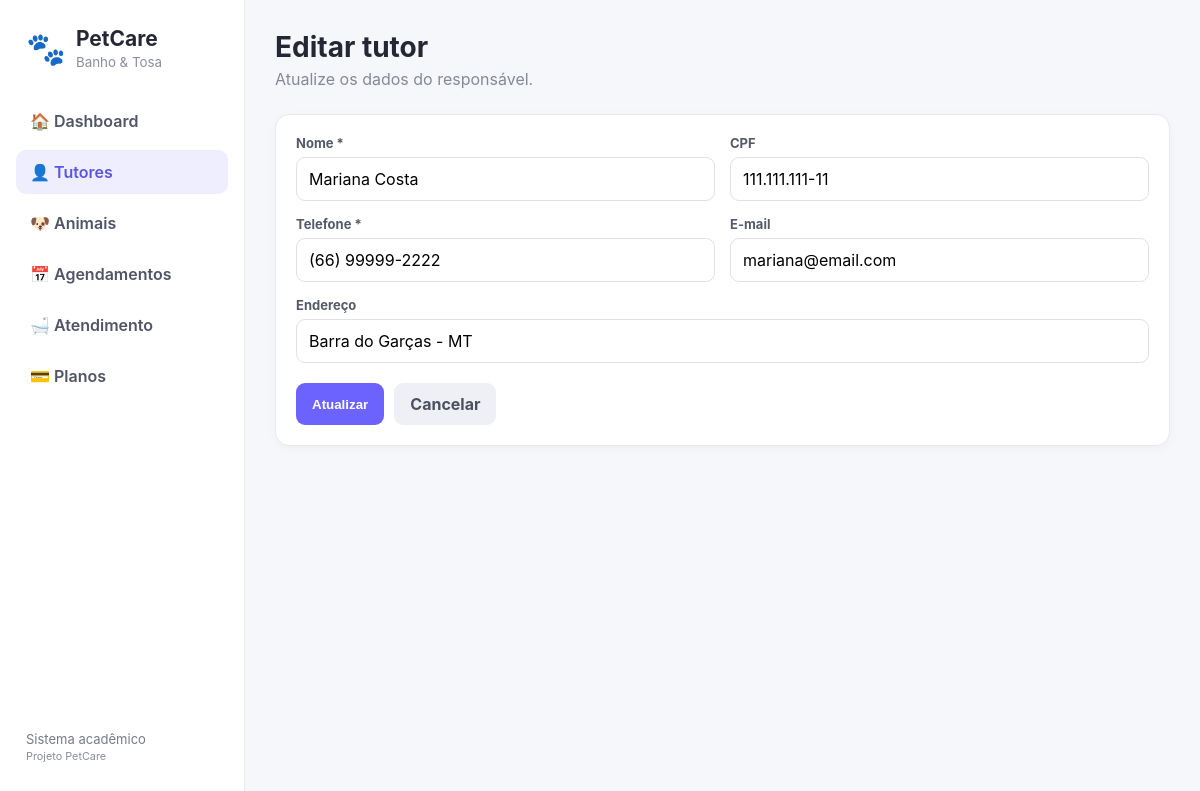
Screenshot of /tutores/editar.php?id=2 with the database file from the repository.
### tables this page shows
CREATE TABLE tutores (
 id INT AUTO_INCREMENT PRIMARY KEY,
 nome VARCHAR(120) NOT NULL,
 cpf VARCHAR(14),
 telefone VARCHAR(20) NOT NULL,
 email VARCHAR(120),
 endereco VARCHAR(180),
 created_at TIMESTAMP DEFAULT CURRENT_TIMESTAMP
);

### tutores/editar.php (the view, shortened to what this page needs)
<?php
require_once __DIR__.'/../config/db.php';
$id=(int)($_GET['id']??0);
$s=$pdo->prepare("SELECT * FROM tutores WHERE id=?");
$s->execute([$id]);
$r=$s->fetch();
require __DIR__.'/../includes/header.php';
?>
<header class="topbar">
    <div>
        <h1>Editar tutor</h1>
        <p>Atualize os dados do responsável.</p>
    </div>
</header>
<div class="card form-card">
    <form method="post">
        <div class="form-grid">
            <div class="field">
                <label>Nome *</label>
                <input name="nome" required value="<?=htmlspecialchars($r['nome'])?>">
            </div>
            <div class="field">
                <label>CPF</label>
                <input name="cpf" value="<?=htmlspecialchars($r['cpf'])?>">
            </div>
            <div class="field">
                <label>Telefone *</label>
                <input name="telefone" required value="<?=htmlspecialchars($r['telefone'])?>">
            </div>
            <div class="field">
                <label>E-mail</label>
                <input type="email" name="email" value="<?=htmlspecialchars($r['email'])?>">
            </div>
            <div class="field full">
                <label>Endereço</label>
                <input name="endereco" value="<?=htmlspecialchars($r['endereco'])?>">
            </div>
        </div>
        <div class="actions">
            <button class="btn primary">Atualizar</button>
            <a class="btn secondary" href="index.php">Cancelar</a>
        </div>
    </form>
</div>
<?php
require __DIR__.'/../includes/footer.php';
?>

### css/style.css (style rules this page uses)
* { box-sizing:border-box }
body { margin:0; font-family:Inter,Segoe UI,Arial,sans-serif; background:#f6f7fb; color:#252735 }
.topbar,.section-title { display:flex; align-items:center; justify-content:space-between; gap:20px }
.topbar { margin-bottom:25px }
.topbar h1 { margin:0 0 5px; font-size:28px }
.topbar p,.section-title p { margin:0; color:#858997 }
.btn { display:inline-block; border:0; border-radius:9px; padding:11px 16px; text-decoration:none; font-weight:700; cursor:pointer }
.btn.primary { background:#6c63ff; color:#fff }
.btn.secondary { background:#eef0f6; color:#4c5060 }
.card { background:#fff; border:1px solid #e8e9ef; border-radius:14px; padding:20px; box-shadow:0 3px 12px #24243a08 }
.form-card { max-width:900px }
.form-grid { display:grid; grid-template-columns:repeat(2,1fr); gap:15px }
.field { display:grid; gap:6px }
.field.full { grid-column:1/-1 }
.field label { font-size:13px; font-weight:700; color:#555968 }
.field input,.field select,.field textarea { width:100%; padding:11px 12px; border:1px solid #dfe1e9; border-radius:9px; background:#fff; font:inherit }
.actions { display:flex; gap:10px; margin-top:20px }

### rows the page displays
tutores: nome "Mariana Costa", cpf "111.111.111-11", telefone "(66) 99999-2222", email "mariana@email.com", endereco "Barra do Garças - MT"
